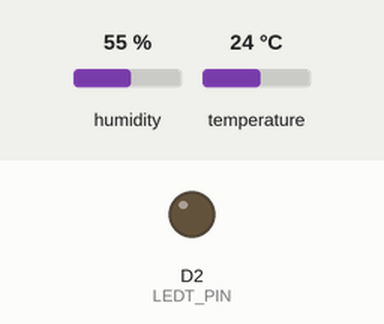
The sketch below on a simulated ESP8266 (NodeMCU). Shown: output pins drawn as LEDs (lit = HIGH). The test bench sets the inputs (shaded band); at power-on: humidity 55 %, temperature 24 °C. WiFi joins after 1.5 s; servers stay silent unless stated; what the sketch prints to the serial monitor is not drawn.

Above: at 0.1 s.
At 1.6 s:
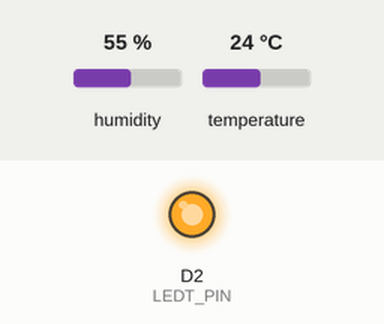
Timing chart, 0 to 3.1 s (numbered marks = the images above):
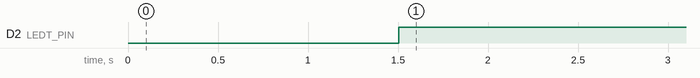

Measured:
- by itself, D2 (LEDT_PIN): LOW → HIGH at 1.5 s

The sketch:

FirebaseDHT11.ino
```cpp
/*Preojeto Sensoriamento temperatura, umidade e luminosidade com Esp8266 e Firebase
 * Silas Almeida Santos
 * 24/08/2020
 *
 */
//=============== Bibliotecas =========================================================================================================
#include <ESP8266WiFi.h>
#include <FirebaseArduino.h>
#include <Ticker.h>
#include <DHT.h>
//==========================================================================================================================================
//=============== Diretivas ==========================================================================================================
// Set these to run example.
#define FIREBASE_HOST "...................................."           // URL do seu banco no Firebase
#define FIREBASE_AUTH "..............................." // Segredo Firebase
#define WIFI_SSID "............................................."              // Nome da sua rede
#define WIFI_PASSWORD "......................................"                           // Senha da Rede

//DHT Sensor - GPIO 5 = D1 on ESP-12E
#define DHT_PIN D1
#define DHTTYPE DHT11
#define LEDT_PIN D2

//Define LDR como A1
#define LDR A0

// Publique a cada 5 min
#define PUBLISH_INTERVAL 1000*60*5

DHT dht(DHT_PIN, DHTTYPE);
Ticker ticker;
bool publishNewState = true;
int wifiStatus;
//=========== Protótipos funções =========================================================================================================

void publish();
void setupWifi();
void setupFirebase();
void testwifi();

//============================================================================================================================================
void publish(){
  publishNewState = true;
}
//============== Inicialização =======================================================================================================
void setup() {
  Serial.begin(9600);
   dht.begin();
  pinMode(LEDT_PIN, OUTPUT);
  setupWifi();
  setupFirebase();

  digitalWrite(LEDT_PIN, LOW);
  // Registra o ticker para publicar de tempos em tempos
  ticker.attach_ms(PUBLISH_INTERVAL, publish);
}

//====== Função principakl ============================================================================================================
void loop() {

   testwifi();

  // Apenas publique quando passar o tempo determinado
  if(publishNewState){
    Serial.println("Publish new State");
    float luminosity = analogRead(LDR); //Armazena o valor lido pelo LDR
    luminosity = (luminosity / 1024) * 100; //Transforma o valor lido em porcentagem, resoluçãoADC do Esp8266 e 10bit com tensao máxima de 1v

    // Obtem os dados do sensor DHT
    float humidity = dht.readHumidity();
    float temperature = dht.readTemperature();


    if(!isnan(humidity) && !isnan(temperature)){
      // Manda para o firebase

      Firebase.pushFloat("humidity", humidity);
      Firebase.pushFloat("humidity", humidity);
      Firebase.pushFloat("temperature", temperature);
      Firebase.pushFloat("luminosity", luminosity);
      Serial.println(temperature);
      Serial.println(humidity);
      Serial.println(luminosity);

      publishNewState = false;


    }else{
      Serial.println("Error Publishing");
    }
  }


  delay(2000);
}
//======================================================================================================================================

//======== Função responsável pela conexão a rede WIFI ==================================================================================
void setupWifi(){
  WiFi.begin(WIFI_SSID, WIFI_PASSWORD);
  Serial.print("connecting");
  while (WiFi.status() != WL_CONNECTED) {
    Serial.print(".");
    delay(500);
  }
  Serial.println();
  Serial.print("connected: ");
  Serial.println(WiFi.localIP());
}

//====== Inicialização com Firebase =====================================================================================================
void setupFirebase(){
  Firebase.begin(FIREBASE_HOST, FIREBASE_AUTH);

}
//====================================================================================================================================
void testwifi() { // Verifica a conexão a rede
  wifiStatus = WiFi.status();

      if(wifiStatus == WL_CONNECTED){ // conectado a internet led acesso
          digitalWrite(LEDT_PIN, HIGH);
        }
      else{
          digitalWrite(LEDT_PIN, LOW);// Sem conexão , led apagado
      }

}
```
